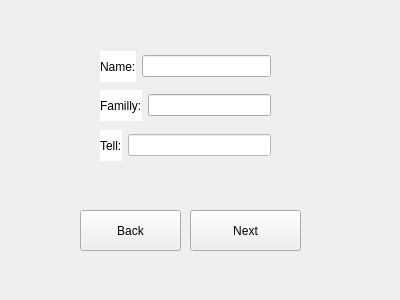
<?xml version="1.0" encoding="UTF-8"?>
<ui version="4.0">
 <class>infomation</class>
 <widget class="QWidget" name="infomation">
  <property name="geometry">
   <rect>
    <x>0</x>
    <y>0</y>
    <width>400</width>
    <height>300</height>
   </rect>
  </property>
  <property name="windowTitle">
   <string>Form</string>
  </property>
  <widget class="QLabel" name="label">
   <property name="geometry">
    <rect>
     <x>-4</x>
     <y>3</y>
     <width>401</width>
     <height>301</height>
    </rect>
   </property>
   <property name="text">
    <string/>
   </property>
   <property name="pixmap">
    <pixmap>../image/3.png</pixmap>
   </property>
   <property name="scaledContents">
    <bool>true</bool>
   </property>
  </widget>
  <widget class="QPushButton" name="pushButton">
   <property name="geometry">
    <rect>
     <x>190</x>
     <y>210</y>
     <width>111</width>
     <height>41</height>
    </rect>
   </property>
   <property name="text">
    <string>Next</string>
   </property>
  </widget>
  <widget class="QWidget" name="layoutWidget">
   <property name="geometry">
    <rect>
     <x>100</x>
     <y>51</y>
     <width>171</width>
     <height>31</height>
    </rect>
   </property>
   <layout class="QHBoxLayout" name="horizontalLayout">
    <item>
     <widget class="QLabel" name="label_2">
      <property name="styleSheet">
       <string notr="true">background-color: rgb(255, 255, 255);
font: 9pt &quot;MS Shell Dlg 2&quot;;</string>
      </property>
      <property name="text">
       <string>Name:</string>
      </property>
     </widget>
    </item>
    <item>
     <widget class="QLineEdit" name="lineEdit"/>
    </item>
   </layout>
  </widget>
  <widget class="QWidget" name="layoutWidget">
   <property name="geometry">
    <rect>
     <x>100</x>
     <y>90</y>
     <width>171</width>
     <height>31</height>
    </rect>
   </property>
   <layout class="QHBoxLayout" name="horizontalLayout_2">
    <item>
     <widget class="QLabel" name="label_3">
      <property name="styleSheet">
       <string notr="true">background-color: rgb(255, 255, 255);
font: 9pt &quot;MS Shell Dlg 2&quot;;</string>
      </property>
      <property name="text">
       <string>Familly:</string>
      </property>
     </widget>
    </item>
    <item>
     <widget class="QLineEdit" name="lineEdit_2"/>
    </item>
   </layout>
  </widget>
  <widget class="QWidget" name="layoutWidget">
   <property name="geometry">
    <rect>
     <x>100</x>
     <y>130</y>
     <width>171</width>
     <height>31</height>
    </rect>
   </property>
   <layout class="QHBoxLayout" name="horizontalLayout_3">
    <item>
     <widget class="QLabel" name="label_4">
      <property name="styleSheet">
       <string notr="true">background-color: rgb(255, 255, 255);
font: 9pt &quot;MS Shell Dlg 2&quot;;</string>
      </property>
      <property name="text">
       <string>Tell:</string>
      </property>
     </widget>
    </item>
    <item>
     <widget class="QLineEdit" name="lineEdit_3">
      <property name="styleSheet">
       <string notr="true">background-color: rgb(255, 255, 255);</string>
      </property>
     </widget>
    </item>
   </layout>
  </widget>
  <widget class="QPushButton" name="pushButton_2">
   <property name="geometry">
    <rect>
     <x>80</x>
     <y>210</y>
     <width>101</width>
     <height>41</height>
    </rect>
   </property>
   <property name="text">
    <string>Back</string>
   </property>
  </widget>
 </widget>
 <resources/>
 <connections>
  <connection>
   <sender>pushButton_2</sender>
   <signal>clicked()</signal>
   <receiver>infomation</receiver>
   <slot>close()</slot>
   <hints>
    <hint type="sourcelabel">
     <x>130</x>
     <y>234</y>
    </hint>
    <hint type="destinationlabel">
     <x>183</x>
     <y>182</y>
    </hint>
   </hints>
  </connection>
 </connections>
</ui>
